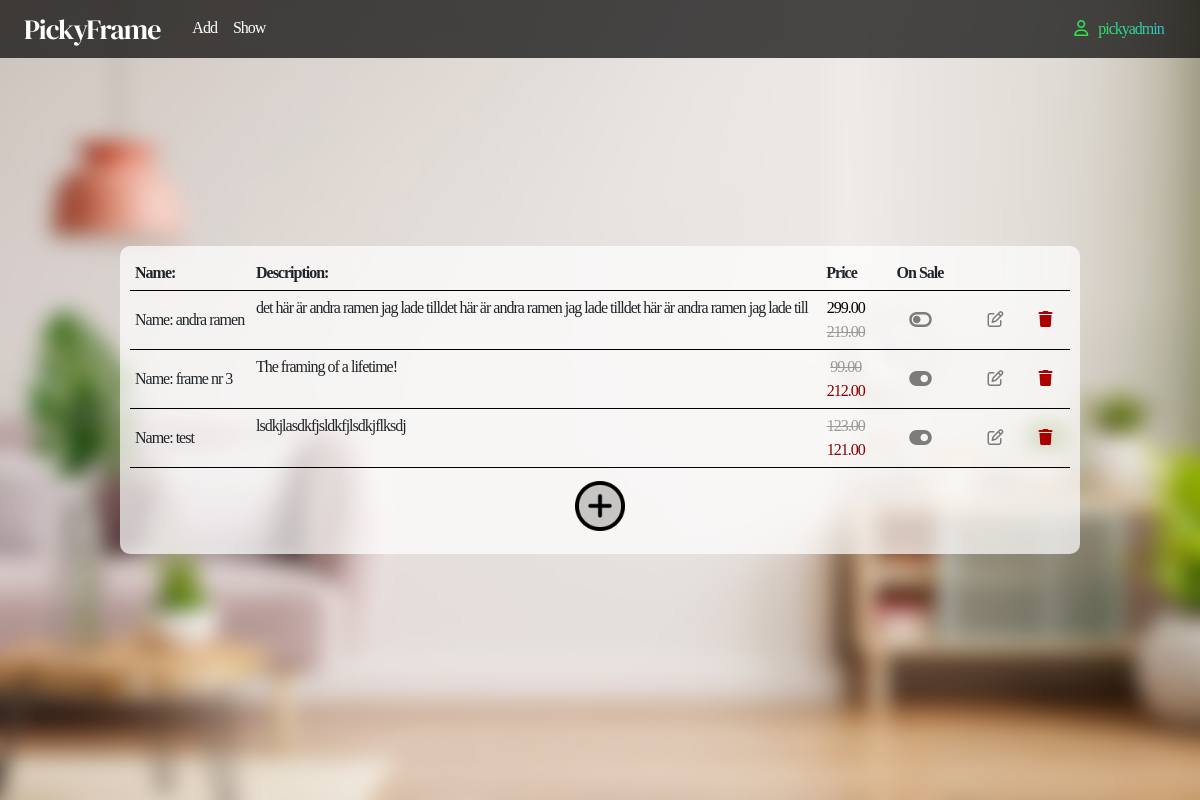
Before: /show (signed in) with the older database file.
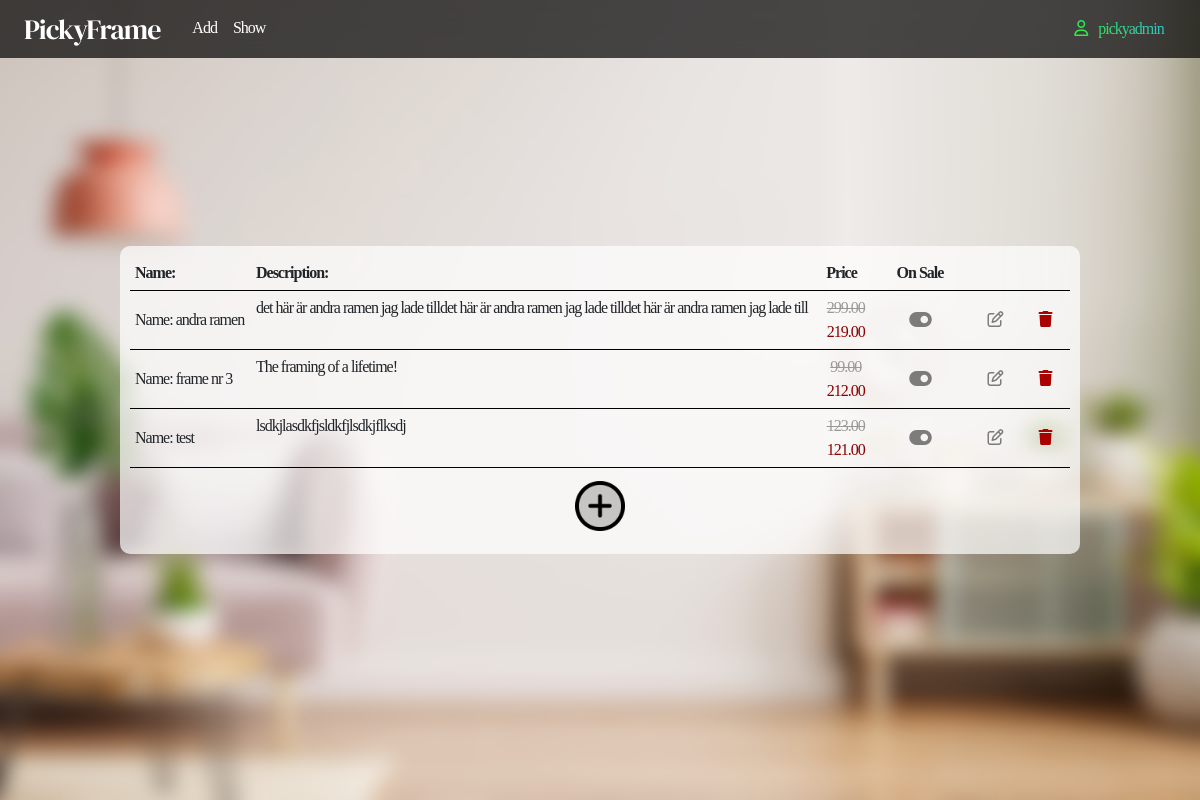
After: the same page with the newer database file.
### productsadmin/models.py (models this page shows, shortened)
class Product(models.Model):
    name = models.CharField(max_length=30, null=False, blank=False)
    price = models.DecimalField(null=False, blank=False, max_digits=5, decimal_places=2)
    desc = models.CharField(max_length=300, null=False, blank=False)
    pic = models.CharField(max_length=30, null=False, blank=False, default='pic.jpg')
    sale = models.BooleanField(null=False, blank=False, default=False)
    sale_price = models.DecimalField(null=False, blank=False, max_digits=5, decimal_places=2)

### productsadmin/views.py (the view)
# urls.py: path('show', views.show, name='show'),
def show(request):
    if request.user.is_superuser:
        products = Product.objects.all()
        context = {
            'products' : products
        }
        return render(request, 'admin/show_prod.html', context)
    else:
        messages.error(request, "You are not authorized for this")
        return redirect('show_prod')

### productsadmin/templates/admin/show_prod.html (shortened to what this page needs)
{% extends "admin/admin.html" %}
{% load static %}
{% block content %}
<article class="article">
    <table>
        <tr>
            <th>Name: </th>
            <th class="d-none d-sm-none d-md-block d-lg-block">Description:</th>
            <th>Price</th>
            <th style="text-align: center;width: 100px;">On Sale</th>
            <th style="width: 50px;"></th>
            <th style="width: 50px;"></th>
        </tr>
        {% for product in products %}
        <tr>
            <td>Name: {{product.name}}</td>
            <td class="d-none d-sm-none d-md-block d-lg-block">{{ product.desc}}</td>
            <td style="80px; text-align: center;">
                {% if product.sale == False %}
                <p style="color: #000; margin: 0;">{{ product.price }}</p>
                    <strike class="mute">{{ product.sale_price }}</strike>
                {% endif %}
                {% if product.sale == True %}
                    <strike class="mute">{{ product.price }}</strike>
                    <p style="color: darkred; margin: 0;">{{ product.sale_price }}</p>
                {% endif %}
            </td>
            <td style="text-align: center;"><a href="/toggle/{{ product.id }}">
                {% if product.sale == True %}
                <i class="fa-solid fa-toggle-on fa-lg"></i>
                {% else %}
                <i class="fa-solid fa-toggle-off fa-lg"></i>
                {% endif %}
                </a>
            </td>
            <td style="text-align: center;"><a href="/edit/{{ product.id }}"><i class="fa-regular fa-pen-to-square"></i></a></td>
            <td style="text-align: center;">
                <details>
                    <summary><i class="fa-solid fa-trash" style="color: #aa0000;"></i></summary>
                </details>
            </td>
        </tr>
        {% empty %}
            <tr>
                <td>
                    There are no products yet
                </td>
            </tr>
        {% endfor %}
            <tr class="noborder">
                <td colspan="6">
                    <button class="btn link-btn centered my-2 add"><a href="/add"><img class="icon_add" src="{% static  'img/' %}plus.png"></a></button>
                </td>
            </tr>
    </table>
</article>
{% endblock %}

Changed rows visible on the page:
changed Product "andra ramen": sale False → True (drawn)
